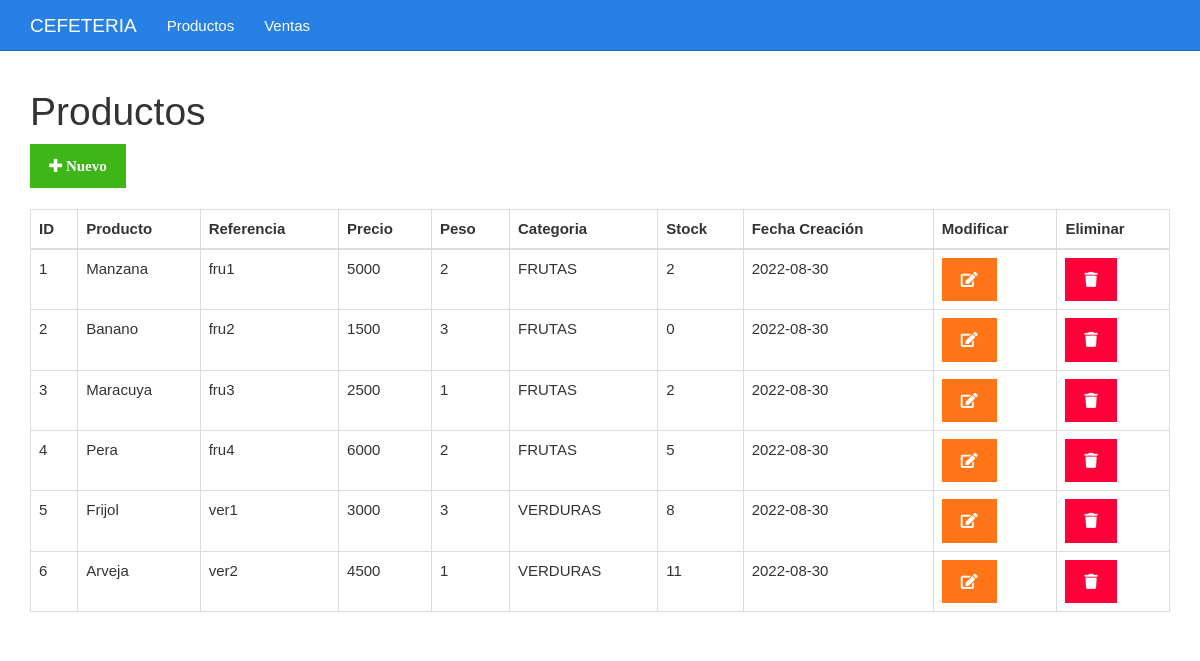
The page /producto_lista.php on the database its author committed.
### tables this page shows
CREATE TABLE producto(
        idproducto BIGINT UNSIGNED NOT NULL AUTO_INCREMENT,
        nombreproducto VARCHAR(255) NOT NULL,
        referencia VARCHAR(255) NOT NULL,
        precio BIGINT NOT NULL,
        peso BIGINT NOT NULL,
        categoria VARCHAR(255) NOT NULL,
        stock BIGINT NOT NULL,
        fechacreacion date DEFAULT NULL,
        PRIMARY KEY(idproducto)
);

### producto_lista.php (the view)
<?php include_once "encabezado.php" ?>
<?php
include_once "conexion.php";
$sentencia = $base_de_datos->query("SELECT * FROM producto;");
$productos = $sentencia->fetchAll(PDO::FETCH_OBJ);
?>
	<div class="col-xs-12">
		<h1>Productos</h1>
		<div>
			<a class="btn btn-success" href="./producto_formulario_crear.php"><i class="fa fa-plus"> Nuevo</i></a>
		</div>
		<br>
		<table class="table table-bordered">
			<thead>
				<tr>
					<th>ID</th>
					<th>Producto</th>
					<th>Referencia</th>
					<th>Precio</th>
					<th>Peso</th>
					<th>Categoria</th>
					<th>Stock</th>
					<th>Fecha Creación</th>
					<th>Modificar</th>
					<th>Eliminar</th>
				</tr>
			</thead>
			<tbody>
				<?php foreach($productos as $producto){ ?>
				<tr>
					<td><?php echo $producto->idproducto ?></td>
					<td><?php echo $producto->nombreproducto ?></td>
					<td><?php echo $producto->referencia ?></td>
					<td><?php echo $producto->precio ?></td>
					<td><?php echo $producto->peso ?></td>
					<td><?php echo $producto->categoria ?></td>
					<td><?php echo $producto->stock ?></td>
					<td><?php echo $producto->fechacreacion ?></td>
					<td><a class="btn btn-warning" href="<?php echo "producto_formulario_modificar.php?id=" . $producto->idproducto?>"><i class="fa fa-edit"></i></a></td>
					<td><a class="btn btn-danger" href="<?php echo "producto_eliminar.php?idproducto=" . $producto->idproducto?>"><i class="fa fa-trash"></i></a></td>
				</tr>
				<?php } ?>
			</tbody>
		</table>
	</div>
<?php include_once "pie.php" ?>

### css/estilo.css (style rules this page uses)
body { padding-top: 70px; }

### rows shown on the page
producto: idproducto "1", nombreproducto "Manzana", referencia "fru1", precio "5000", peso "2", categoria "FRUTAS", stock "2", fechacreacion "2022-08-30"
producto: idproducto "2", nombreproducto "Banano", referencia "fru2", precio "1500", peso "3", categoria "FRUTAS", stock "0", fechacreacion "2022-08-30"
producto: idproducto "3", nombreproducto "Maracuya", referencia "fru3", precio "2500", peso "1", categoria "FRUTAS", stock "2", fechacreacion "2022-08-30"
producto: idproducto "4", nombreproducto "Pera", referencia "fru4", precio "6000", peso "2", categoria "FRUTAS", stock "5", fechacreacion "2022-08-30"
producto: idproducto "5", nombreproducto "Frijol", referencia "ver1", precio "3000", peso "3", categoria "VERDURAS", stock "8", fechacreacion "2022-08-30"
producto: idproducto "6", nombreproducto "Arveja", referencia "ver2", precio "4500", peso "1", categoria "VERDURAS", stock "11", fechacreacion "2022-08-30"
